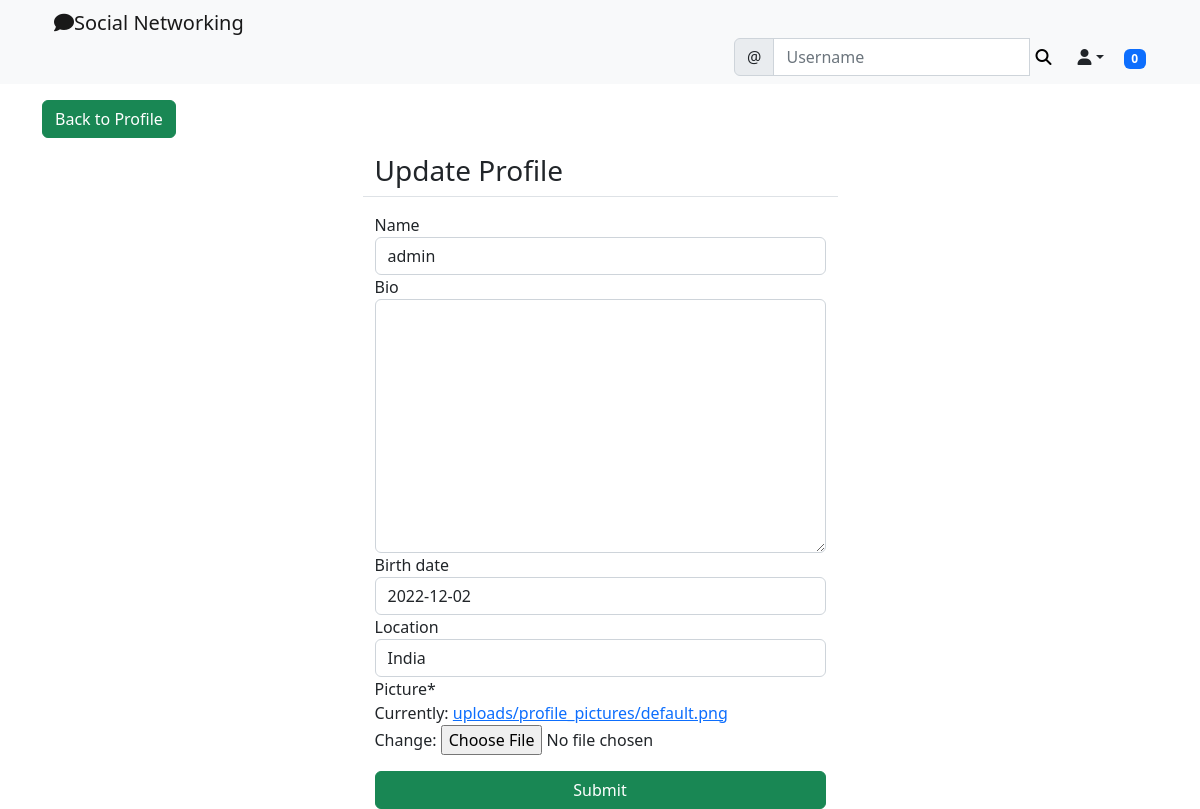
Page /social/profile/edit/1 (signed in) on the committed database.
### social_appe/models.py (models this page shows)
class UserProfile(models.Model):
    user=models.OneToOneField(User,primary_key=True,verbose_name='user',related_name='profile',on_delete=models.CASCADE)
    name=models.CharField(max_length=30,blank=True,null=True)
    bio=models.TextField(max_length=500,blank=True,null=True)
    birth_date=models.DateField(null=True,blank=True)
    location=models.CharField(max_length=100,null=True,blank=True)
    picture=models.ImageField(upload_to='upload/profile_pictures',default='uploads/profile_pictures/default.png')
    followers=models.ManyToManyField(User,related_name='followers',blank=True)

### social_appe/views.py (the view, shortened to what this page needs)
# urls.py: path('profile/edit/<int:pk>',ProfileEditView.as_view(),name='profile_edit'),
class ProfileEditView(LoginRequiredMixin,UserPassesTestMixin,UpdateView):
    model = UserProfile
    fields = ['name','bio','birth_date','location','picture']
    template_name = 'social_appe/profile_edit_form.html'
    def test_func(self):
        profile = self.get_object()
        return self.request.user == profile.user

### landing/templatetags/custom_tags.py (called while the page is built)
@register.inclusion_tag('social_appe/show_notifications.html', takes_context=True)
def show_notifications(context):
	request_user = context['request'].user
	notifications = Notification.objects.filter(to_user=request_user).exclude(user_has_seen=True).order_by('-date')
	return {'notifications': notifications}

### social_appe/templates/social_appe/profile_edit_form.html (shortened to what this page needs)
{% extends 'landing/base.html' %}
{% load crispy_forms_tags %}
{% block content %}
    <div class="container">
    <div class="row  mt-3">
        <div class="col-md-5 col-sm-12 ">
            <a href="{% url 'profile' object.pk %}" class="btn btn-success">Back to Profile</a>
        </div>
    </div>
    <div class="row justify-content-center mt-3">
        <div class="col-md-5 col-sm-12 border-bottom">
            <h3>Update Profile</h3>
        </div>
    </div>
    <div class="row justify-content-center mt-3">
        <div class="col-md-5 col-sm-12 ">
           <form method="post" enctype="multipart/form-data">
               {{ form | crispy }}
            <div class="d-grid gap-2">
                <button class="btn btn-success mt-3">Submit</button>
            </div>
           </form>
        </div>
    </div>
    </div>
{% endblock content %}

### rows in the picture
UserProfile: name "admin", birth_date "2022-12-02", location "India"

### other values in the picture
{{ notifications.count }} "0"
